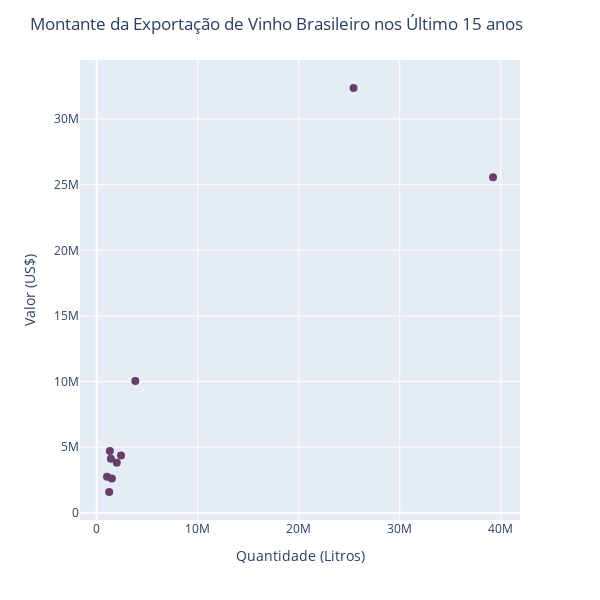

The notebook cell this image was saved under:
### Code cell
fig = px.scatter(
    data_frame = acumulado_top_10, 
    x = acumulado_top_10.quantidade_exportacao, 
    y = acumulado_top_10.valor_exportacao,  
    hover_data = 'pais',
    color_discrete_sequence = ['#673E69']
    )

fig.update_layout(
    title = 'Montante da Exportação de Vinho Brasileiro nos Último 15 anos', 
    xaxis_title = 'Quantidade (Litros)', 
    yaxis_title = 'Valor (US$)', 
    width = 600, 
    height = 600)

fig.update_traces(marker = dict(size = 8))

fig.show()

### Figure 1 — Plotly figure (JSON) as saved in the notebook; plotly's stock layout.template omitted (floating-point values rounded to 4 significant figures)
{"data": [{"customdata": [["Paraguai"], ["Russia"], ["Estados Unidos"], ["Reino Unido"], ["China"], ["Holanda"], ["Espanha"], ["Alemanha"], ["Japao"], ["Haiti"]], "hovertemplate": "quantidade_exportacao=%{x}<br>valor_exportacao=%{y}<br>pais=%{customdata[0]}<extra></extra>", "legendgroup": "", "marker": {"color": "#673E69", "size": 8, "symbol": "circle"}, "mode": "markers", "name": "", "orientation": "v", "showlegend": false, "type": "scatter", "x": [25423559, 39230153, 3822251, 1305329, 2411701, 1410166, 1993000, 1020933, 1502311, 1238100], "xaxis": "x", "y": [32364257, 25559026, 10046712, 4717554, 4372268, 4119122, 3808552, 2739079, 2612375, 1586194], "yaxis": "y"}], "layout": {"height": 600, "legend": {"tracegroupgap": 0}, "margin": {"t": 60}, "title": {"text": "Montante da Exportação de Vinho Brasileiro nos Último 15 anos"}, "width": 600, "xaxis": {"anchor": "y", "domain": [0, 1], "title": {"text": "Quantidade (Litros)"}}, "yaxis": {"anchor": "x", "domain": [0, 1], "title": {"text": "Valor (US$)"}}}}
